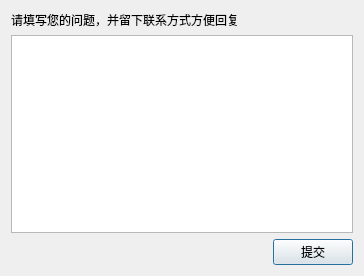
<?xml version="1.0" encoding="UTF-8"?>
<ui version="4.0">
 <class>FeedBack</class>
 <widget class="QDialog" name="FeedBack">
  <property name="geometry">
   <rect>
    <x>0</x>
    <y>0</y>
    <width>364</width>
    <height>276</height>
   </rect>
  </property>
  <property name="windowTitle">
   <string>意见反馈</string>
  </property>
  <layout class="QVBoxLayout" name="verticalLayout">
   <item>
    <widget class="QLabel" name="label">
     <property name="text">
      <string>请填写您的问题，并留下联系方式方便回复</string>
     </property>
    </widget>
   </item>
   <item>
    <widget class="QTextEdit" name="textEdit"/>
   </item>
   <item>
    <layout class="QHBoxLayout" name="horizontalLayout">
     <item>
      <spacer name="horizontalSpacer">
       <property name="orientation">
        <enum>Qt::Horizontal</enum>
       </property>
       <property name="sizeHint" stdset="0">
        <size>
         <width>40</width>
         <height>20</height>
        </size>
       </property>
      </spacer>
     </item>
     <item>
      <widget class="QPushButton" name="send">
       <property name="text">
        <string>提交</string>
       </property>
      </widget>
     </item>
    </layout>
   </item>
  </layout>
 </widget>
 <resources/>
 <connections/>
</ui>
